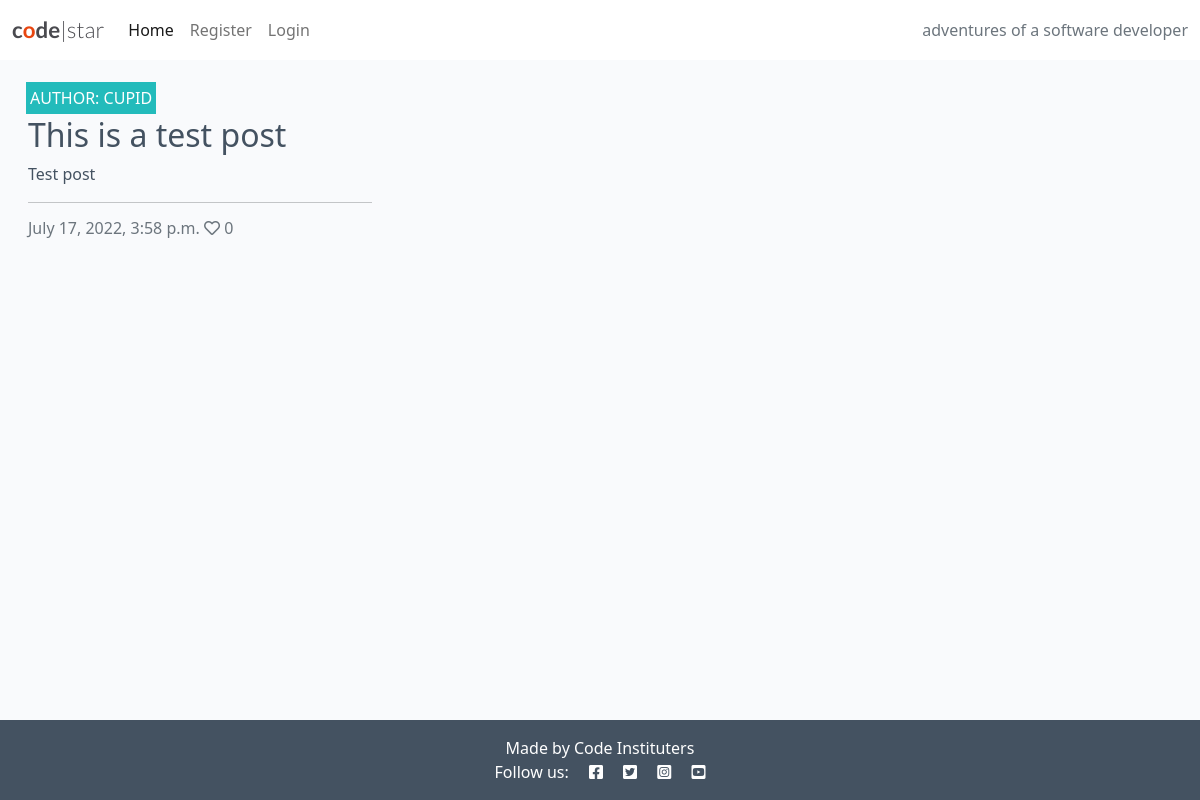
The page / on the database its author committed.
### blog/models.py (models this page shows, shortened)
class Post(models.Model):
    title = models.CharField(max_length=200, unique=True)
    slug = models.SlugField(max_length=200, unique=True)
    author = models.ForeignKey(
        User, on_delete=models.CASCADE, related_name="blog_posts"
    )
    featured_image = CloudinaryField('image', default='placeholder')
    excerpt = models.TextField(blank=True)
    updated_on = models.DateTimeField(auto_now=True)
    content = models.TextField()
    created_on = models.DateTimeField(auto_now_add=True)
    status = models.IntegerField(choices=STATUS, default=0)
    likes = models.ManyToManyField(
        User, related_name='blogpost_like', blank=True)
    class Meta:
        ordering = ["-created_on"]
    def number_of_likes(self):
        return self.likes.count()

### blog/views.py (the view)
# urls.py: path('', views.PostList.as_view(), name="home"),
class PostList(generic.ListView):
    model = Post
    queryset = Post.objects.filter(status=1).order_by("-created_on")
    template_name = "index.html"
    paginate_by = 6

### templates/index.html (shortened to what this page needs)
{% extends "base.html" %}
{% block content %}
<div class="container-fluid">
    <div class="row">
        <div class="col-12 mt-3 left">
            <div class="row">
                {% for post in post_list %}
                <div class="col-md-4">
                    <div class="card mb-4">
                        <div class="card-body">
                            <div class="image-container">
                                <div class="image-flash">
                                    <p class="author">Author: {{ post.author }}</p>
                                </div>
                            </div>
                            <a href="{% url 'post_detail' post.slug %}" class="post-link">
                                <h2 class="card-title">{{ post.title }}</h2>
                                <p class="card-text">{{ post.excerpt }}</p>
                            </a>
                            <hr />
                            <p class="card-text text-muted h6">{{ post.created_on}} <i class="far fa-heart"></i>
                                {{ post.number_of_likes }}</p>
                        </div>
                    </div>
                </div>
                {% endfor %}
            </div>
        </div>
    </div>
</div>
{%endblock%}

### static/css/style.css (style rules this page uses)
body { background-color: #F9FAFC; }
.main-bg { background-color: #F9FAFC; }
.card { border: none; background-color: transparent; }
.image-container { position: relative; }
.image-flash { position: absolute; bottom: 5%; min-width: 30%; left: -2px; background-color: #23BBBB; }
.author { color: white; margin: 4px; text-transform: uppercase; }
.post-link { text-decoration: none; color: #445261; }

### rows shown on the page
Post: author "CUPID", title "This is a test post", excerpt "Test post", created_on "July 17, 2022, 3:58 p.m.", number_of_likes "0"
